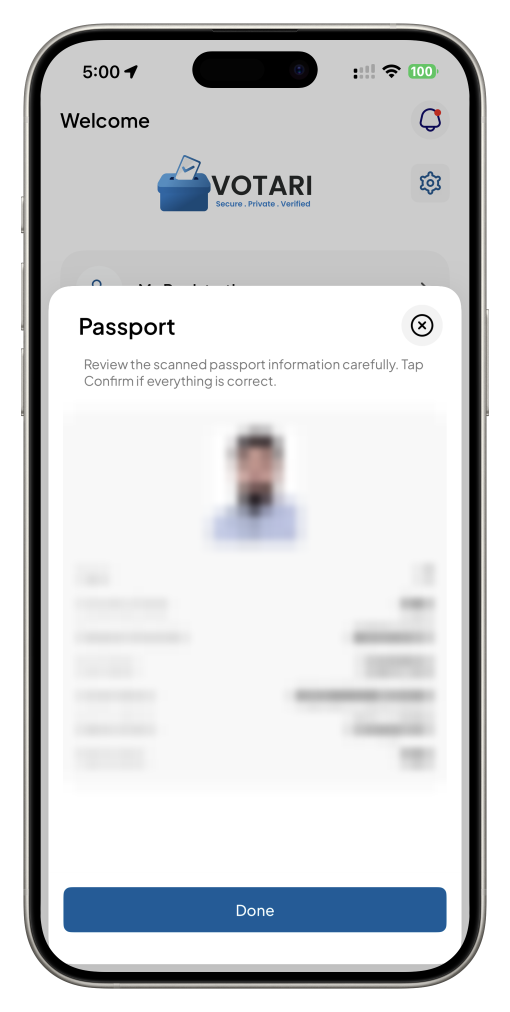
#> input picture archives/v1/img/src/votari-passport-redacted.png, 1530 x 3036 px (shown at 1/3 size)
$ python -i build_devices.py   (imports and definitions only)
#> lines starting #> are read from the running program, lines starting #| are printed output that depends on the picture; after the words box and inside, x2 and y2 are one past the last pixel; in counts of white or black regions, pixels touching at a corner belong together
#> further down, picture is the input picture: PIL image 1530x3036 RGBA; mean R, G, B, A 174.8, 176.6, 178.7, 218.8
#!/usr/bin/env python3
"""
Build the per-device portfolio artwork for v2.

v2's portfolio rows are FULL WIDTH and stacked, and the phone variant
stair-steps up to four devices at 26% width each, every one 15px lower than the
last. v1's 1280x800 gradient cards are the wrong shape and the wrong
composition for that, so nothing from v1/img is reused here.

Adapted from `archives/v1/tools/build_cards.py`. What carried over: the
transparent-mock path, the flat-background flood key, the gradient-aware key,
watch detection, and the "equal size, evenly spaced, never overlapping" rule.
What changed: the output is ONE DEVICE PER FILE on a transparent canvas, not a
composite card on a gradient.

Every device is written onto the SAME canvas size, so the four `<img>` elements
in a row are identical boxes and the 15px stair-step lands exactly where the CSS
says it does. Phones fill the canvas height. A watch is detected by aspect ratio
and scaled down inside the same canvas rather than stretched to phone height.

Shadows are NOT baked in. The page applies `filter: drop-shadow(...)`, which
follows the device silhouette instead of a rectangle.

Output is WebP, not PNG. These are photographic screenshots that need an alpha
channel, and PNG cannot do both: the same 28 files come out at 12 MB as PNG and
1.2 MB as WebP at quality 82, with no visible difference at any zoom. A 256
colour PNG was tried first and bands badly in every sky and gradient.

PII: three screens carry Asad's real personal data. The already-redacted copies
in `archives/v1/img/src/` (mosaic-then-blur, never blur alone) are used in place
of the originals and are listed in REDACTED below.

Usage:  python3 tools/build_devices.py
Output: img/portfolio/<slug>/<slug>-1.webp ... -4.webp
"""
from PIL import Image, ImageFilter
import os
import sys

# One canvas for every device. Roughly an iPhone 15 Pro Max transparent frame,
# which is what most of the source mocks are.
CANVAS = (660, 1360)
FILL = 0.98          # phones use this much of the canvas height
WATCH_SCALE = 0.62   # a watch inside the same canvas
WATCH_ASPECT = 0.55  # phones sit near 0.49, watches near 0.61
QUALITY = 82         # WebP, alpha preserved

OUT_ROOT = 'img/portfolio'

T = os.path.expanduser('~/Documents/Career/Other Docs/Mocks')
F = os.path.expanduser('~/Documents/Business/Freelancer.com/Mocups')
U = os.path.expanduser('~/Documents/Business/upwork/Mockups')
V1SRC = os.path.join(os.path.dirname(os.path.dirname(os.path.abspath(__file__))),
                     '..', 'v1', 'img', 'src')

# Screens that were caught carrying Asad's real personal data. Always the
# redacted copy, never the original.
REDACTED = {
    'votari-2':  os.path.join(V1SRC, 'votari-passport-redacted.png'),   # passport photo, number, name, DOB
    'pryvate-2': os.path.join(V1SRC, 'pryvate-number-redacted.png'),    # real mobile number
    'hiiker-1':  os.path.join(V1SRC, 'hiiker-email-redacted.png'),      # real name and email
    'pryvate-4': 'img/src/pryvate-chats-redacted.png',                  # two numbers, a contact name, a face
    'officetree-4': 'img/src/officetree-recent-redacted.png',           # a contact name x2, six numbers
}

# slug -> list of source paths. The index here only fixes the FILENAME suffix
# (-1 .. -4); the left-to-right order in a row is set by the order of the <img>
# tags in index.html, so a row can be re-sequenced without rebuilding artwork.
PROJECTS = [
    ('athanify', [
        f'{T}/Athanify/qibla-ar.png',
        f'{T}/Athanify/makkah-hero-light.png',
        f'{T}/Athanify/sleep-stories-1.png',
        f'{T}/Athanify/(4-last) screen-time-2.png',
    ]),
    ('shelly', [
        f'{T}/(Shelby) apple-iphone-15-pro-max-white-titanium-mockup/IMG_9914-portrait.png',
        f'{T}/(Shelby) apple-iphone-15-pro-max-white-titanium-mockup/IMG_9915-portrait.png',
        f'{T}/(Shelby) apple-iphone-15-pro-max-white-titanium-mockup/IMG_9916-portrait.png',
        f'{T}/(Shelby) apple-iphone-15-pro-max-white-titanium-mockup/(4-End) IMG_0447-portrait.png',
    ]),
    ('peptify', [
        f'{T}/(peptify) apple-iphone-15-pro-max-white-titanium-mockup/IMG_9903-portrait.png',
        f'{T}/(peptify) apple-iphone-15-pro-max-white-titanium-mockup/IMG_9905-portrait.png',
        f'{T}/(peptify) apple-iphone-15-pro-max-white-titanium-mockup/IMG_9906-portrait.png',
        f'{T}/(peptify) apple-iphone-15-pro-max-white-titanium-mockup/(4-End) IMG_0450-portrait.png',
    ]),
    # 4 devices: three phones then the Apple Watch companion
    ('hiiker', [
        REDACTED['hiiker-1'],
        f'{F}/Hiiker/IMG_6967-portrait.png',
        f'{F}/Hiiker/IMG_6969-portrait.png',
        f'{T}/Hiiker/incoming-C41FF231-17E7-48F8-8593-320A66181E79-portrait.png',
    ]),
    ('votari', [
        f'{T}/(Votari) apple-iphone-15-pro-max-white-titanium-mockup/IMG_9918-portrait.png',
        REDACTED['votari-2'],
        f'{T}/(Votari) apple-iphone-15-pro-max-white-titanium-mockup/IMG_9898-portrait.png',
        f'{T}/(Votari) apple-iphone-15-pro-max-white-titanium-mockup/(4-End) IMG_0454-portrait.png',
    ]),
    ('pryvate', [
        f'{T}/(Pryvate) apple-iphone-15-pro-max-white-titanium-mockup/IMG_9893-portrait.png',
        REDACTED['pryvate-2'],
        f'{T}/(Pryvate) apple-iphone-15-pro-max-white-titanium-mockup/IMG_9896-portrait.png',
        REDACTED['pryvate-4'],
    ]),
    ('officetree', [
        f'{F}/Offietree/1_Officetree_Home.png',
        'img/src/officetree-text-redacted.png',       # seven sender numbers mosaicked out
        'img/src/officetree-voicemail-redacted.png',  # attendant direct number mosaicked out
        REDACTED['officetree-4'],
    ]),
    ('block', [
        f'{T}/Block/1. 460x996bb-portrait.png',
        f'{T}/Block/2. 460x996bb-portrait.png',
        f'{T}/Block/3. 460x996bb -portrait.png',
        f'{T}/Block/(4-End) IMG_0465-portrait.png',
    ]),
    ('planthealth', [
        f'{T}/PLant Health/IMG_0353-portrait.png',
        # IMG_9174 shipped as flat RGB on black and the phone bezel is the same
        # black, so an edge key eats the frame. v1 solved it with a content-box
        # crop plus a rounded-rect alpha mask; that result is reused verbatim.
        os.path.join(V1SRC, 'planthealth-diagnosis.png'),
        f'{T}/PLant Health/IMG_8989-portrait.png',
        f'{T}/PLant Health/(4-End) IMG_0451-portrait.png',
    ]),
]


def trim_alpha(im):
    bb = im.split()[-1].getbbox()
    return im.crop(bb) if bb else im


def key_out(im, tol=42):
    """Flood the mockup's own background to transparent from all four edges.
    Only needed for sources that are NOT already RGBA with real alpha."""
#> called with tol = 42
    im = im.convert('RGBA')
    w, h = im.size
#> w = 1530; h = 3036
    px = im.load()
    seeds = []
    for x in range(0, w, max(1, w // 60)):
        seeds += [(x, 0), (x, h - 1)]
    for y in range(0, h, max(1, h // 60)):
        seeds += [(0, y), (w - 1, y)]
    bgs = [px[s][:3] for s in seeds[:8]]
#> bgs = [(0, 0, 0), (0, 0, 0), (0, 0, 0), (0, 0, 0), (0, 0, 0), (0, 0, 0), (0, 0, 0), (0, 0, 0)]
    bg = tuple(sorted(c[i] for c in bgs)[len(bgs) // 2] for i in range(3))
#> bg = (0, 0, 0)

    alpha = Image.new('L', (w, h), 255)
#> alpha: PIL image 1530x3036 L; every value is 255
    ap = alpha.load()
    stack, seen = list(seeds), set()
    while stack:
        x, y = stack.pop()
        if (x, y) in seen or not (0 <= x < w and 0 <= y < h):
            continue
        seen.add((x, y))
        r, g, b, _ = px[x, y]
        if abs(r - bg[0]) + abs(g - bg[1]) + abs(b - bg[2]) > tol:
            continue
        ap[x, y] = 0
        stack += [(x + 1, y), (x - 1, y), (x, y + 1), (x, y - 1)]
#> after the loop, seen = 663530 items; stack = []
    im.putalpha(alpha.filter(ImageFilter.GaussianBlur(0.6)))
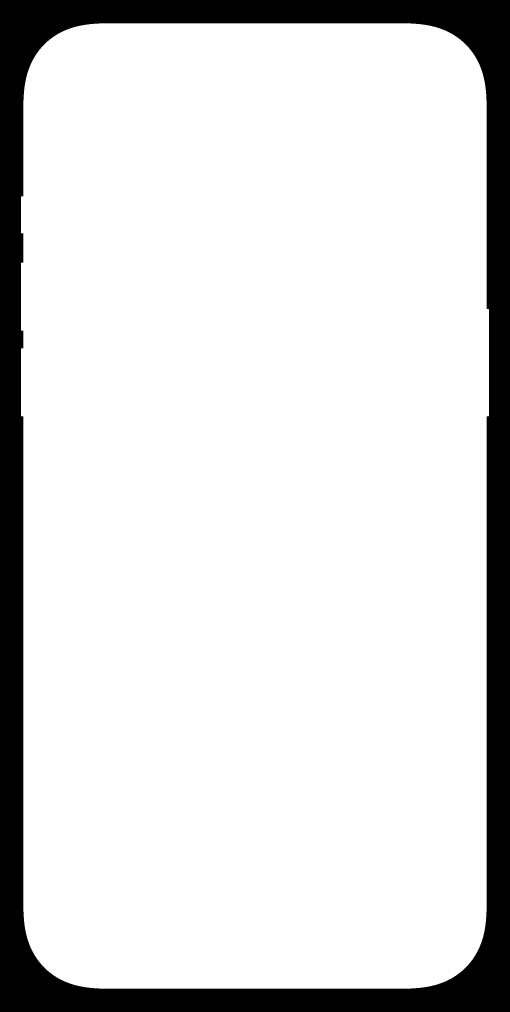
#> alpha: PIL image 1530x3036 L (shown at 1/3 size); 85.9% white; 1 black region, box (x1, y1, x2, y2) and area: (0, 0, 1530, 3036) 655425
    return im


def load_device(path):
    """Return a trimmed RGBA device. Sources with real alpha are used as-is;
    anything opaque is flood-keyed from the edges first."""
    im = Image.open(path)
    if im.mode != 'RGBA' or im.split()[-1].getextrema()[0] == 255:
        im = key_out(im)
    else:
        im = im.convert('RGBA')
    return trim_alpha(im)


def place(dev):
    """Centre one device on the shared canvas at the right scale for its type."""
    cw, ch = CANVAS
    is_watch = dev.width / dev.height > WATCH_ASPECT
    target_h = ch * FILL * (WATCH_SCALE if is_watch else 1.0)
    sc = min(target_h / dev.height, cw * FILL / dev.width)
    dev = dev.resize((max(1, int(dev.width * sc)), max(1, int(dev.height * sc))), Image.LANCZOS)
    canvas = Image.new('RGBA', CANVAS, (0, 0, 0, 0))
    canvas.paste(dev, ((cw - dev.width) // 2, (ch - dev.height) // 2), dev)
    return canvas, is_watch


def build(slug, srcs):
    out_dir = os.path.join(OUT_ROOT, slug)
    os.makedirs(out_dir, exist_ok=True)
    n = 0
    for i, src in enumerate(srcs, start=1):
        if not os.path.exists(src):
            print(f'  !! MISSING {slug}-{i}: {src}', file=sys.stderr)
            continue
        canvas, is_watch = place(load_device(src))
        out = os.path.join(out_dir, f'{slug}-{i}.webp')
        canvas.save(out, format='WEBP', quality=QUALITY, method=6)
        n += 1
        print(f'  {slug}-{i}.webp  {"watch" if is_watch else "phone"}  <- {os.path.basename(src)}')
    return n


# [8 lines not run here, left out]

>>> from PIL import Image
>>> picture = Image.open('../../v1/img/src/votari-passport-redacted.png')
>>> result = key_out(picture)
